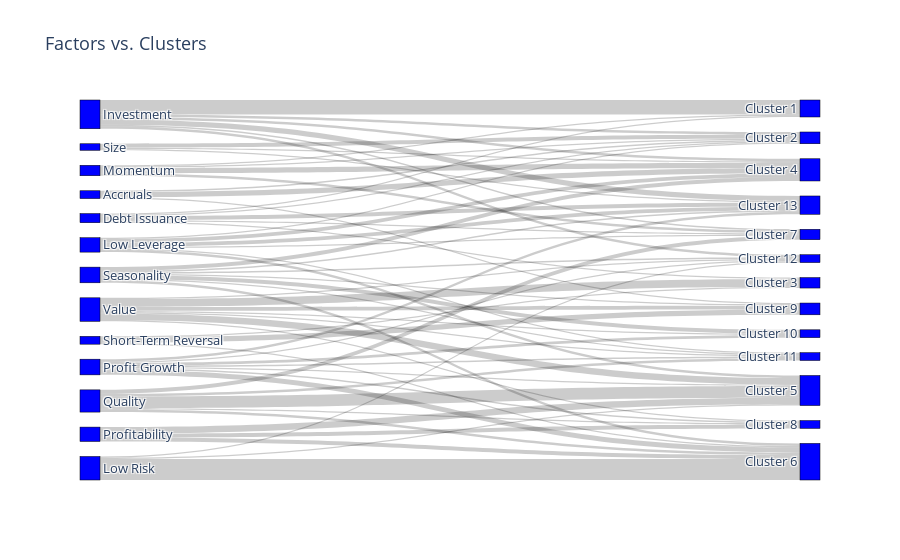

This figure's notebook cell:
### Code cell
SAKEY_GRAPH_LABELS = FACTORS_CS + CLUSTERS_CS

source, target, value = create_source_target_values_list(
    labels=SAKEY_GRAPH_LABELS, df_source_target_value=df_source_target_value
)

fig = go.Figure(
    data=[
        go.Sankey(
            node=dict(
                pad=15,
                thickness=20,
                line=dict(color="black", width=0.5),
                label=SAKEY_GRAPH_LABELS,
                color="blue",
            ),
            link=dict(source=source, target=target, value=value),
        )
    ]
)

fig.update_layout(title_text="Factors vs. Clusters", font_size=13)
fig.show()

### Figure 1 — Plotly figure (JSON) as saved in the notebook; plotly's stock layout.template omitted (floating-point values rounded to 4 significant figures)
{"data": [{"link": {"source": [0, 0, 0, 1, 1, 1, 1, 1, 2, 2, 2, 2, 2, 2, 3, 3, 3, 3, 3, 3, 4, 4, 4, 5, 5, 5, 5, 6, 6, 6, 6, 6, 6, 6, 7, 7, 7, 8, 8, 8, 8, 8, 9, 9, 9, 9, 9, 9, 9, 10, 10, 10, 11, 11, 11, 12, 12, 12, 12, 12, 12, 12], "target": [14, 16, 21, 13, 14, 15, 19, 25, 13, 14, 16, 19, 24, 25, 14, 16, 17, 19, 23, 25, 17, 18, 24, 13, 14, 16, 19, 17, 18, 20, 22, 23, 24, 25, 17, 18, 20, 17, 18, 19, 20, 23, 16, 18, 21, 22, 23, 24, 25, 15, 18, 21, 14, 16, 25, 15, 17, 20, 21, 22, 23, 24], "value": [1, 4, 1, 1, 1, 1, 1, 3, 11, 2, 2, 1, 2, 4, 1, 3, 2, 1, 1, 3, 1, 16, 1, 1, 1, 4, 2, 1, 4, 1, 2, 1, 1, 2, 5, 3, 3, 9, 2, 3, 1, 2, 3, 2, 1, 3, 1, 1, 1, 1, 1, 4, 3, 1, 1, 6, 5, 1, 3, 1, 1, 1]}, "node": {"color": "blue", "label": ["Accruals", "Debt Issuance", "Investment", "Low Leverage", "Low Risk", "Momentum", "Profit Growth", "Profitability", "Quality", "Seasonality", "Short-Term Reversal", "Size", "Value", "Cluster 1", "Cluster 2", "Cluster 3", "Cluster 4", "Cluster 5", "Cluster 6", "Cluster 7", "Cluster 8", "Cluster 9", "Cluster 10", "Cluster 11", "Cluster 12", "Cluster 13"], "line": {"color": "black", "width": 0.5}, "pad": 15, "thickness": 20}, "type": "sankey"}], "layout": {"font": {"size": 13}, "title": {"text": "Factors vs. Clusters"}}}
